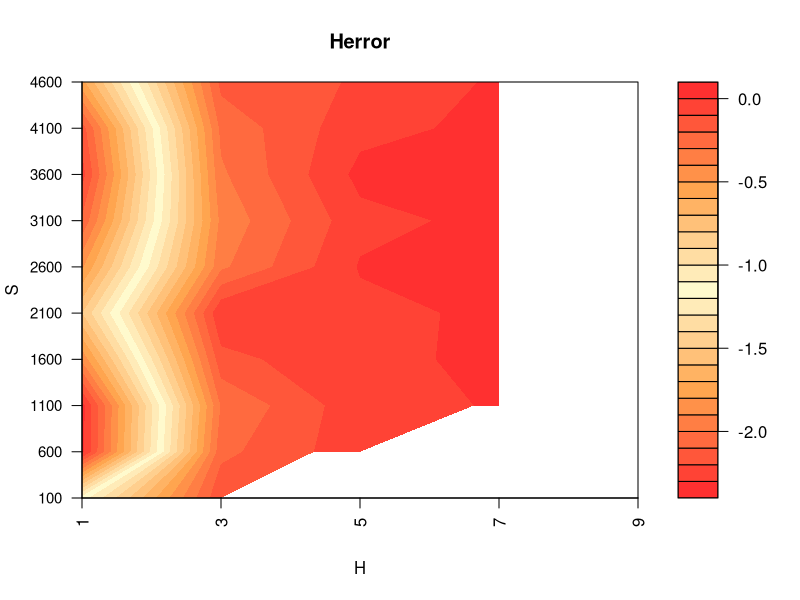
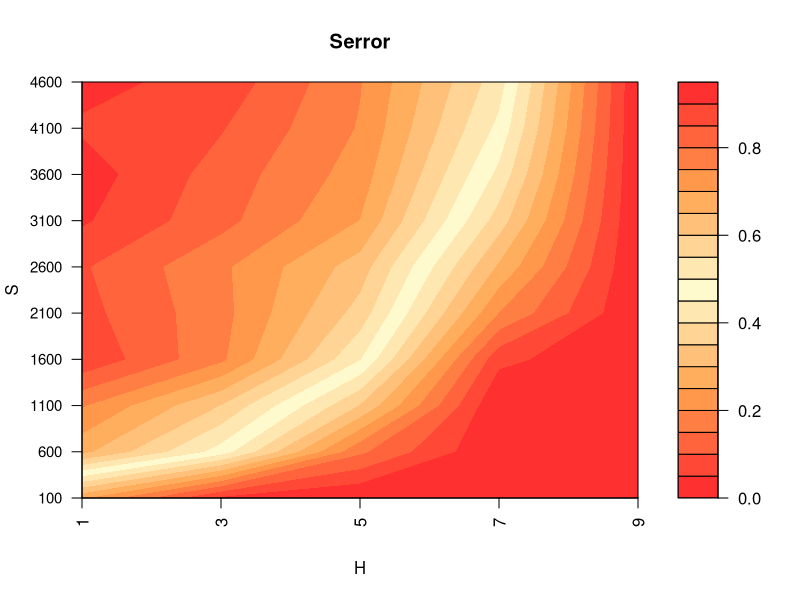

The R script that drew these images, in order: (Note: this script raises an error after producing the figures.)

# Script to check Shannon Index relation to lognormal according to S, H and number of read


library(ggplot2)
library(RColorBrewer)               #for brewer.pal()
library(vegan)
library(reshape2)
library(dplyr)

Hvalues = seq(1, 10, 2) #x # Shannon 0 makes no sense => 1 species
Svalues = seq(100, 5000, 500)  #y                 
reads = c(1000, 10000, 100000, 1000000)
reads = 10000

summary_fun = function(H, S, reads, meanlog = 0, replicas = 5) {
    if ((log(S) - H) < 0 ){
        print(S)
        print(H)
        return(c(NA, NA, NA, NA))
    }
    else{
        sdlog = sqrt(2*(log(S) - H))
        LN = as.data.frame(replicate(replicas, rlnorm(S, meanlog = meanlog, sdlog = sdlog))) # S = 1000, meanlog = 0, sdlog = 1, N =   100 replicates
        colnames(LN) = paste0('R_', c(1:ncol(LN)))
        rownames(LN) = paste0('ASV_', c(1:nrow(LN)))
        
        # Normalize counts to 1
        LN_norm = apply(LN, 2, function(x) x/sum(x))
        df = as.data.frame(matrix(0, nrow = nrow(LN_norm), ncol = ncol(LN_norm)))
        colnames(df) = colnames(LN_norm)
        rownames(df) = rownames(LN_norm)
        #counts = apply(LN_norm, 2, function(x) table(sample(rownames(LN_norm), r, replace = T, x))) # Useless when one replica don't have all the ASVs=> different length, not a df
        for (j in colnames(df)) {
            counts = table(sample(rownames(df), reads, replace = T, LN_norm[, j]))
            #print(j)
            for (value in names(counts)){
                df[value, j] = counts[value]
            }
        }
        mean_H = mean(apply(df, 2, function(x) diversity(x, index = 'shannon')))
        sd_H = mean(apply(df, 2, function(x) diversity(x, index = 'shannon')))
        mean_S = apply(df, 2, function(x) sum(x > 0))
        sd_S = apply(df, 2, function(x) sum(x > 0))
        return(c(mean_H, sd_H, mean_S, sd_S))
    }
}


data2plot = list()

for (r in reads){
    gg = expand.grid(H=Hvalues, S=Svalues)
    gg$H_real_mean = rep(NA,nrow(gg))
    gg$H_real_sd = rep(NA,nrow(gg))
    gg$S_real_mean = rep(NA,nrow(gg))
    gg$H_real_sd = rep(NA,nrow(gg))
    
    for (i in 1:nrow(gg)){
        results = summary_fun(gg$H[i], gg$S[i], r)
        gg$H_real_mean[i] = results[1]
        gg$H_real_sd[i] = results[2]
        gg$S_real_mean[i] = results[3]
        gg$S_real_sd[i] = results[4]
    }
    
    gg$Herror = (gg$H-gg$H_real_mean)/gg$H
    gg$Serror = (gg$S-gg$S_real_mean)/gg$S
    gg$reads = r
    data2plot[[as.character(r)]] = gg
    # SHANNON
    #brks <- cut(gg$Hexp_vs_Hreal, breaks= seq(0, 2, len=21))
    #brks <- gsub(","," - ",brks,fixed=TRUE)
    #gg$brks <- gsub("\\(|\\]","",brks)  # reformat guide labels
    #p = ggplot(gg,aes(H,S)) + geom_tile(aes(fill=brks))
    #p = p + scale_fill_manual("H/Hexp", values = (heat.colors(10)))
    #p = p + scale_x_continuous(expand=c(0,0)) + scale_y_continuous(expand=c(0,0))
    #p

    
    d2plot_H = gg %>% select(H, S, Herror) %>% acast(H~S, value.var = 'Herror')
    #svg(paste0('Herror_', r,'.svg'), width = 10, height = 10, pointsize = 12)
    filled.contour(d2plot_H,
                   color.palette = colorRampPalette(c('firebrick1','tan1', 'lemonchiffon','tan1', 'firebrick1')),
                   plot.title = title(main = 'Herror',  ylab = 'S', xlab = 'H'),
                   plot.axes = {
                       axis(1, at = seq(from=0, to = 1, length.out = nrow(d2plot_H)), labels = rownames(d2plot_H), las=2) #axis = 1 below
                       axis(2, at = seq(from=0, to = 1, length.out = ncol(d2plot_H)), labels = colnames(d2plot_H), cex.axis=0.9, las=2) #axis = 2 left
                       #axis(2, at =seq(from=0,to=1, length.out = 5), labels =c(4,3,2,1,0), cex.axis=0.9, las=2)
                       
                   }
    )
    #dev.off()
    
    d2plot_S = gg %>% select(H, S, Serror) %>% acast(H~S, value.var = 'Serror', fill=0)
    #svg(paste0('Serror_', r,'.svg'), width = 10, height = 10, pointsize = 12)
    filled.contour(d2plot_S, 
                   color.palette = colorRampPalette(c('firebrick1','tan1', 'lemonchiffon','tan1', 'firebrick1')),
                   plot.title = title(main = 'Serror',  ylab = 'S', xlab = 'H'),
                   plot.axes = {
                       axis(1, at = seq(from=0, to = 1, length.out = nrow(d2plot_S)), labels = rownames(d2plot_S), las=2) #axis = 1 below
                       axis(2, at = seq(from=0, to = 1, length.out = ncol(d2plot_S)), labels = colnames(d2plot_S), cex.axis=0.9, las=2) #axis = 2 left
                   #axis(2, at =seq(from=0,to=1, length.out = 5), labels =c(4,3,2,1,0), cex.axis=0.9, las=2)
                       
                   }
    )
    #dev.off()
}

















## Make vector of colors for values smaller than 0 (20 colors)
rc1 <- colorRampPalette(colors = c('firebrick1','tan1', 'lemonchiffon'), method = 'linear')

## Make vector of colors for values larger than 0 (180 colors)
rc2 <- colorRampPalette(colors = c('lemonchiffon','tan1', 'firebrick1'), method = 'linear')

## Combine the two color palettes
rampcols <- c(rc1, rc2)

mypal <- colorNumeric(palette = rampcols, domain = gg$Herror)

## If you want to preview the color range, run the following code
filled.contour(d2plot_H,
               color.palette = mypal,
               plot.title = title(main = 'Herror',  ylab = 'S', xlab = 'H'),
               plot.axes = {
                   axis(1, at = seq(from=0, to = 1, length.out = nrow(d2plot_H)), labels = rownames(d2plot_H), las=2) #axis = 1 below
                   axis(2, at = seq(from=0, to = 1, length.out = ncol(d2plot_H)), labels = colnames(d2plot_H), cex.axis=0.9, las=2) #axis = 2 left
                   #axis(2, at =seq(from=0,to=1, length.out = 5), labels =c(4,3,2,1,0), cex.axis=0.9, las=2)
                   
               }
)

ggmelt = melt(gg, id.var = c('H','S'), measure.vars = c('Herror'))
p = ggplot(ggmelt, aes(H, S)) + theme_light()
p = p + geom_raster(aes(fill = value), interpolate = T)
p = p + labs(title = 'Shannon reference values', x = 'H', y = 'S', fill = 'H relative error')
p = p + theme(plot.title = element_text(hjust = 0.5))
p = p + scale_fill_gradient2(low = 'firebrick', mid = 'lemonchiffon', high = 'tan1', na.value = 'white')
p
